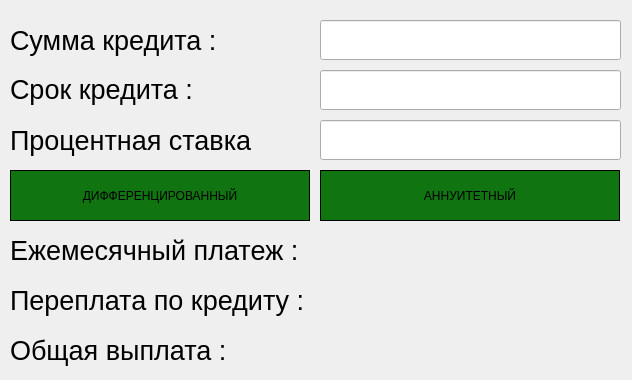
<?xml version="1.0" encoding="UTF-8"?>
<ui version="4.0">
 <class>CreditCalc</class>
 <widget class="QWidget" name="CreditCalc">
  <property name="geometry">
   <rect>
    <x>0</x>
    <y>0</y>
    <width>632</width>
    <height>380</height>
   </rect>
  </property>
  <property name="windowTitle">
   <string>Form</string>
  </property>
  <property name="styleSheet">
   <string notr="true">QWidget{
  background-color:rgb(135, 131, 124);
}

background-color : white;</string>
  </property>
  <widget class="QLineEdit" name="sum">
   <property name="geometry">
    <rect>
     <x>320</x>
     <y>20</y>
     <width>301</width>
     <height>40</height>
    </rect>
   </property>
   <property name="styleSheet">
    <string notr="true">
QLineEdit {
  background-color: rgb(255, 253, 255);
  color:  rgb(103, 102, 104); 
 border: 1px solid black;
}

background-color : white;</string>
   </property>
   <property name="text">
    <string/>
   </property>
  </widget>
  <widget class="QPushButton" name="pushButton_ANN">
   <property name="geometry">
    <rect>
     <x>320</x>
     <y>170</y>
     <width>300</width>
     <height>51</height>
    </rect>
   </property>
   <property name="styleSheet">
    <string notr="true">QPushButton {
  background-color: rgb(16, 116, 16);
  color: black; 
  border: 1px solid black;
}

QPushButton:pressed {
 background-color: qlineargradient(x1: 0, y1: 0, x2: 0, y2: 1,
                                      stop: 0 #dadbde, stop: 1 #ffffff);
}</string>
   </property>
   <property name="text">
    <string>АННУИТЕТНЫЙ</string>
   </property>
  </widget>
  <widget class="QPushButton" name="pushButton_DIFF">
   <property name="geometry">
    <rect>
     <x>10</x>
     <y>170</y>
     <width>300</width>
     <height>51</height>
    </rect>
   </property>
   <property name="styleSheet">
    <string notr="true">QPushButton {
  background-color: rgb(16, 116, 16);
  color: black; 
  border: 1px solid black;
}

QPushButton:pressed {
 background-color: qlineargradient(x1: 0, y1: 0, x2: 0, y2: 1,
                                      stop: 0 #dadbde, stop: 1 #ffffff);
}</string>
   </property>
   <property name="text">
    <string>ДИФФЕРЕНЦИРОВАННЫЙ</string>
   </property>
  </widget>
  <widget class="QLabel" name="label">
   <property name="geometry">
    <rect>
     <x>10</x>
     <y>20</y>
     <width>251</width>
     <height>40</height>
    </rect>
   </property>
   <property name="font">
    <font>
     <pointsize>20</pointsize>
    </font>
   </property>
   <property name="styleSheet">
    <string notr="true">
QLabel {
  background-color:rgb(103, 102, 104);
 border: 1px rgb(198, 197, 234);

}

background-color : white;</string>
   </property>
   <property name="text">
    <string>Сумма кредита :</string>
   </property>
  </widget>
  <widget class="QLineEdit" name="procent">
   <property name="geometry">
    <rect>
     <x>320</x>
     <y>120</y>
     <width>301</width>
     <height>40</height>
    </rect>
   </property>
   <property name="styleSheet">
    <string notr="true">QLineEdit {
  background-color: rgb(255, 253, 255);
  color: rgb(103, 102, 104); 
 border: 1px solid black;
}

background-color : white;</string>
   </property>
   <property name="text">
    <string/>
   </property>
  </widget>
  <widget class="QLineEdit" name="deadline">
   <property name="geometry">
    <rect>
     <x>320</x>
     <y>70</y>
     <width>301</width>
     <height>40</height>
    </rect>
   </property>
   <property name="styleSheet">
    <string notr="true">
QLineEdit {
  background-color: rgb(255, 253, 255);
  color: rgb(103, 102, 104); 
 border: 1px solid black;
}

background-color : white;</string>
   </property>
   <property name="text">
    <string/>
   </property>
  </widget>
  <widget class="QLabel" name="label_2">
   <property name="geometry">
    <rect>
     <x>10</x>
     <y>120</y>
     <width>251</width>
     <height>40</height>
    </rect>
   </property>
   <property name="font">
    <font>
     <pointsize>20</pointsize>
    </font>
   </property>
   <property name="styleSheet">
    <string notr="true">
QLabel {
  background-color: rgb(103, 102, 104);
 border: 1px rgb(198, 197, 234);

}

background-color : white;</string>
   </property>
   <property name="text">
    <string>Процентная ставка :</string>
   </property>
  </widget>
  <widget class="QLabel" name="label_3">
   <property name="geometry">
    <rect>
     <x>10</x>
     <y>69</y>
     <width>251</width>
     <height>41</height>
    </rect>
   </property>
   <property name="font">
    <font>
     <pointsize>20</pointsize>
    </font>
   </property>
   <property name="styleSheet">
    <string notr="true">
QLabel {
  background-color: rgb(103, 102, 104);
 border: 1px rgb(198, 197, 234);

}

background-color : white;</string>
   </property>
   <property name="text">
    <string>Cрок кредита :</string>
   </property>
  </widget>
  <widget class="QLabel" name="label_4">
   <property name="geometry">
    <rect>
     <x>10</x>
     <y>230</y>
     <width>300</width>
     <height>40</height>
    </rect>
   </property>
   <property name="font">
    <font>
     <pointsize>20</pointsize>
    </font>
   </property>
   <property name="styleSheet">
    <string notr="true">
QLabel {
  background-color:rgb(103, 102, 104);
 border: 1px rgb(198, 197, 234);

}

background-color : white;</string>
   </property>
   <property name="text">
    <string>Ежемесячный платеж :</string>
   </property>
  </widget>
  <widget class="QLabel" name="label_5">
   <property name="geometry">
    <rect>
     <x>10</x>
     <y>330</y>
     <width>300</width>
     <height>40</height>
    </rect>
   </property>
   <property name="font">
    <font>
     <pointsize>20</pointsize>
    </font>
   </property>
   <property name="styleSheet">
    <string notr="true">
QLabel {
  background-color:rgb(103, 102, 104);
 border: 1px rgb(198, 197, 234);

}

background-color : white;</string>
   </property>
   <property name="text">
    <string>Общая выплата :</string>
   </property>
  </widget>
  <widget class="QLabel" name="label_6">
   <property name="geometry">
    <rect>
     <x>10</x>
     <y>280</y>
     <width>300</width>
     <height>40</height>
    </rect>
   </property>
   <property name="font">
    <font>
     <pointsize>20</pointsize>
    </font>
   </property>
   <property name="styleSheet">
    <string notr="true">
QLabel {
  background-color: rgb(103, 102, 104);
 border: 1px rgb(198, 197, 234);

}

background-color : white;</string>
   </property>
   <property name="text">
    <string>Переплата по кредиту :</string>
   </property>
  </widget>
  <widget class="QLabel" name="payment">
   <property name="geometry">
    <rect>
     <x>320</x>
     <y>230</y>
     <width>301</width>
     <height>40</height>
    </rect>
   </property>
   <property name="font">
    <font>
     <pointsize>20</pointsize>
    </font>
   </property>
   <property name="styleSheet">
    <string notr="true">QLabel {
  background-color: rgb(255, 253, 255);
  color: rgb(103, 102, 104); 
 border: 1px solid black;
}

background-color : white;</string>
   </property>
   <property name="text">
    <string/>
   </property>
  </widget>
  <widget class="QLabel" name="over">
   <property name="geometry">
    <rect>
     <x>320</x>
     <y>280</y>
     <width>301</width>
     <height>40</height>
    </rect>
   </property>
   <property name="font">
    <font>
     <pointsize>20</pointsize>
    </font>
   </property>
   <property name="styleSheet">
    <string notr="true">QLabel {
  background-color: rgb(255, 253, 255);
  color: rgb(103, 102, 104); 
 border: 1px solid black;
}

background-color : white;</string>
   </property>
   <property name="text">
    <string/>
   </property>
  </widget>
  <widget class="QLabel" name="total">
   <property name="geometry">
    <rect>
     <x>320</x>
     <y>330</y>
     <width>301</width>
     <height>40</height>
    </rect>
   </property>
   <property name="font">
    <font>
     <pointsize>20</pointsize>
    </font>
   </property>
   <property name="styleSheet">
    <string notr="true">QLabel {
  background-color: rgb(255, 253, 255);
  color: rgb(103, 102, 104); 
 border: 1px solid black;
}

background-color : white;</string>
   </property>
   <property name="text">
    <string/>
   </property>
  </widget>
 </widget>
 <resources/>
 <connections/>
</ui>
